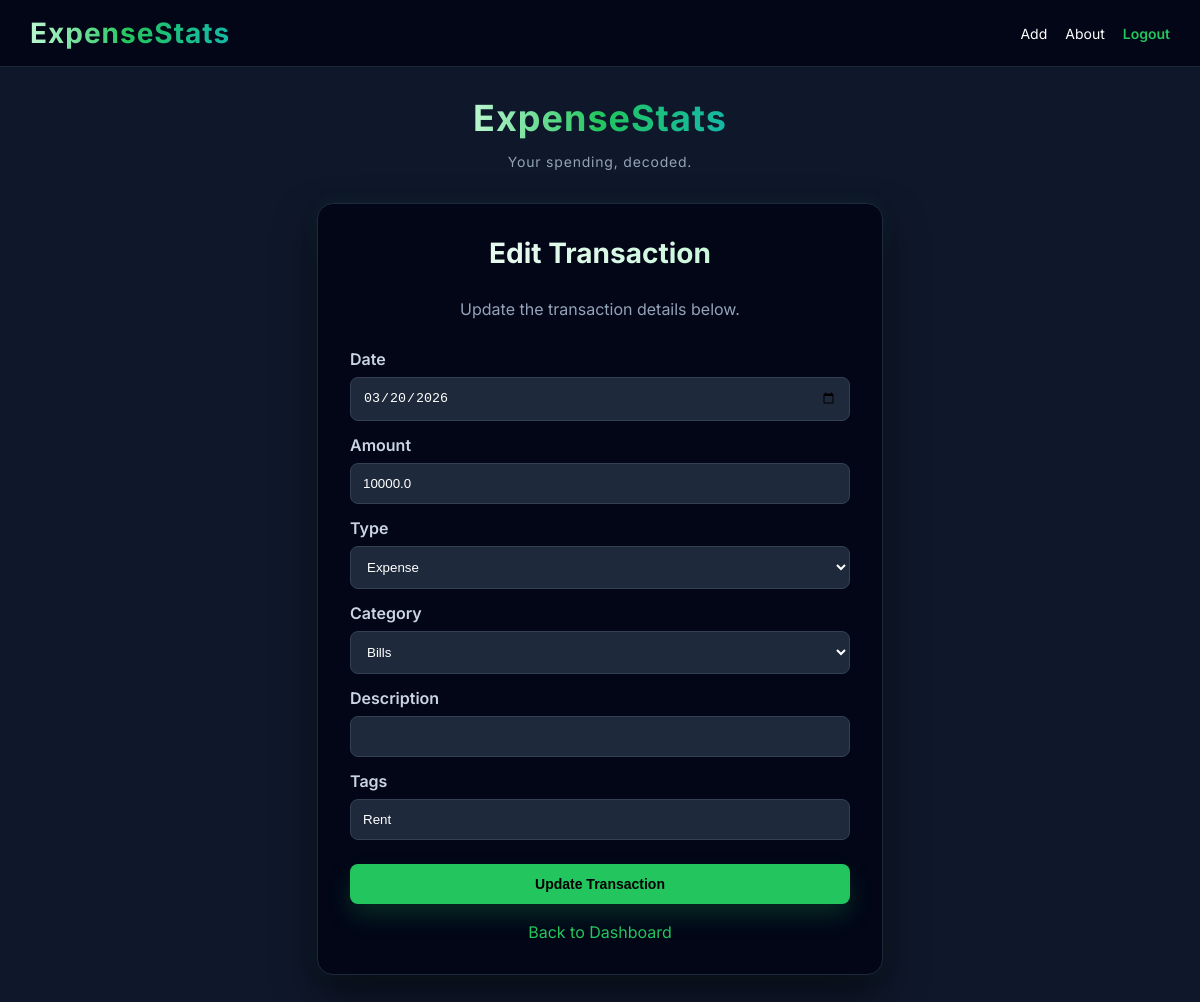
The app's page /edit/2 (signed in), older data.
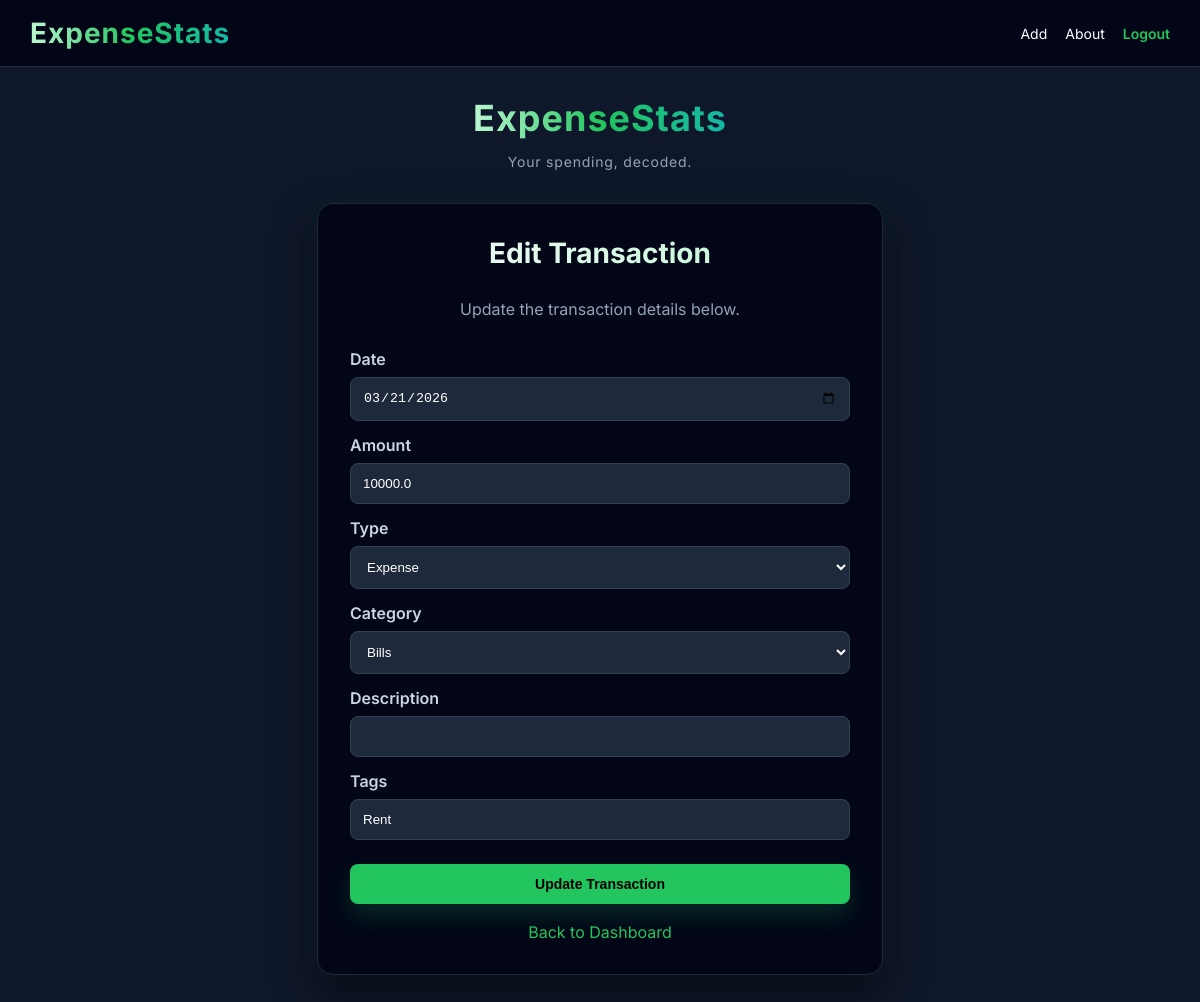
The same page, newer data.
### app.py (models this page shows)
class Transaction(db.Model):
    id = db.Column(db.Integer, primary_key=True)
    amount = db.Column(db.Float, nullable=False)
    type = db.Column(db.String(20), nullable=False)
    category = db.Column(db.String(100))
    description = db.Column(db.String(255))
    tags = db.Column(db.String)
    user_id = db.Column(db.Integer)
    date = db.Column(db.DateTime, default=utc_now)

### app.py (the view, shortened to what this page needs)
@app.route("/edit/<int:id>", methods=["GET", "POST"])
def edit_transaction(id):
    if "user_id" not in session:
        return redirect("/login")
    try:
        transaction = Transaction.query.filter_by(id=id, user_id=session["user_id"]).first()
    except SQLAlchemyError:
        flash("Something went wrong. Please try again.", "error")
        return redirect("/")
    if not transaction:
        flash("Invalid input. Transaction not found.", "error")
        return redirect("/")
    return render_template("edit.html", transaction=transaction)

### app.py (called while the page is built, shortened)
def ensure_database_ready():
    global INITIALIZED_DATABASE_URI
    current_database_uri = app.config["SQLALCHEMY_DATABASE_URI"]
    if INITIALIZED_DATABASE_URI == current_database_uri:
        return

@app.before_request
def initialize_database():
    ensure_database_ready()

### templates/edit.html (shortened to what this page needs)
{% extends "base.html" %}
{% block content %}
<div style="max-width:500px;margin:0 auto;background:#020617;padding:32px;border-radius:16px;border:1px solid #1e293b;box-shadow:0 20px 40px rgba(0,0,0,0.5), 0 0 20px rgba(34,197,94,0.08);transition:all 0.2s ease;">
    <h2 style="margin-top:0;margin-bottom:10px;text-align:center;font-size:28px;display:inline-block;width:100%;background:linear-gradient(90deg, #f8fafc, #bbf7d0);-webkit-background-clip:text;background-clip:text;-webkit-text-fill-color:transparent;">Edit Transaction</h2>
    <p style="text-align:center;color:#94a3b8;margin-bottom:26px;line-height:1.7;">Update the transaction details below.</p>
    <form method="POST">
        <label for="date" style="display:block;margin-bottom:8px;color:#cbd5e1;font-weight:600;">Date</label>
        <input type="date" id="date" name="date" value="{{ request.form.get('date', transaction.date.strftime('%Y-%m-%d') if transaction.date else '') }}" style="width:100%;padding:12px;margin-bottom:14px;border-radius:8px;border:1px solid #334155;background:#1e293b;color:white;box-sizing:border-box;outline:none;transition:all 0.2s ease;">
        <label for="amount" style="display:block;margin-bottom:8px;color:#cbd5e1;font-weight:600;">Amount</label>
        <input type="number" id="amount" name="amount" step="0.01" min="0" value="{{ request.form.get('amount', transaction.amount) }}" required style="width:100%;padding:12px;margin-bottom:14px;border-radius:8px;border:1px solid #334155;background:#1e293b;color:white;box-sizing:border-box;outline:none;transition:all 0.2s ease;">
        <label for="type" style="display:block;margin-bottom:8px;color:#cbd5e1;font-weight:600;">Type</label>
        <select id="type" name="type" required style="width:100%;padding:12px;margin-bottom:14px;border-radius:8px;border:1px solid #334155;background:#1e293b;color:white;box-sizing:border-box;outline:none;transition:all 0.2s ease;">
            <option value="expense" {% if request.form.get('type', transaction.type) == 'expense' %}selected{% endif %}>Expense</option>
        </select>
        <label for="category" style="display:block;margin-bottom:8px;color:#cbd5e1;font-weight:600;">Category</label>
        {% set selected_category = request.form.get('category', transaction.category or '') %}
        <select id="category" name="category" required style="width:100%;padding:12px;margin-bottom:14px;border-radius:8px;border:1px solid #334155;background:#1e293b;color:white;box-sizing:border-box;outline:none;transition:all 0.2s ease;">
            <option value="Bills" {% if selected_category == 'Bills' %}selected{% endif %}>Bills</option>
        </select>
        <label for="description" style="display:block;margin-bottom:8px;color:#cbd5e1;font-weight:600;">Description</label>
        <input type="text" id="description" name="description" value="{{ request.form.get('description', transaction.description or '') }}" style="width:100%;padding:12px;margin-bottom:14px;border-radius:8px;border:1px solid #334155;background:#1e293b;color:white;box-sizing:border-box;outline:none;transition:all 0.2s ease;">
        <label for="tags" style="display:block;margin-bottom:8px;color:#cbd5e1;font-weight:600;">Tags</label>
        <input type="text" id="tags" name="tags" value="{{ request.form.get('tags', transaction.tags or '') }}" placeholder="Enter tags (comma separated)" style="width:100%;padding:12px;margin-bottom:24px;border-radius:8px;border:1px solid #334155;background:#1e293b;color:white;box-sizing:border-box;outline:none;transition:all 0.2s ease;">
        <button type="submit" style="width:100%;background:#22c55e;color:black;padding:12px;border:none;border-radius:8px;cursor:pointer;font-size:14px;font-weight:600;transition:all 0.2s ease;box-shadow:0 12px 24px rgba(34,197,94,0.18);">Update Transaction</button>
    </form>
    <div style="text-align:center;margin-top:18px;">
        <a href="/" style="color:#22c55e;text-decoration:none;transition:all 0.2s ease;">Back to Dashboard</a>
    </div>
</div>
{% endblock %}

Row changes from the older to the newer data that the page shows:
changed Transaction "Expense": date "03/20/2026" → "03/21/2026"
